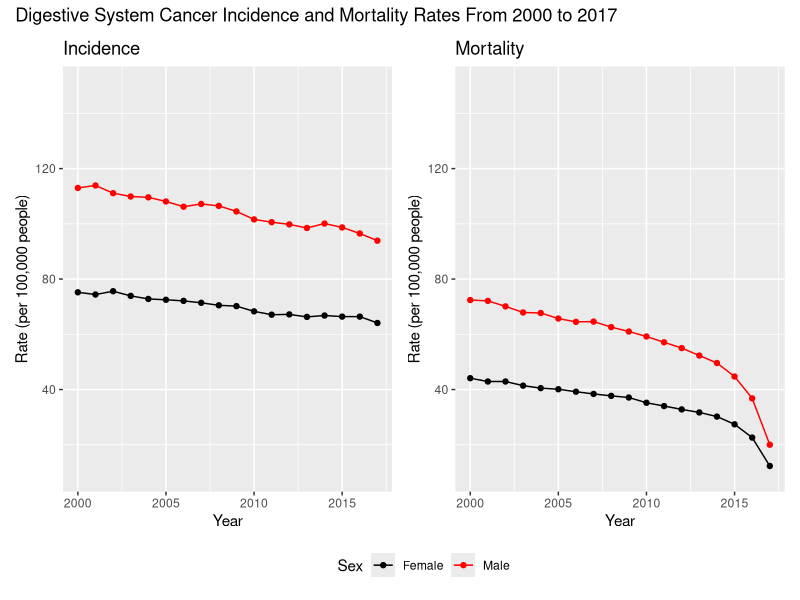
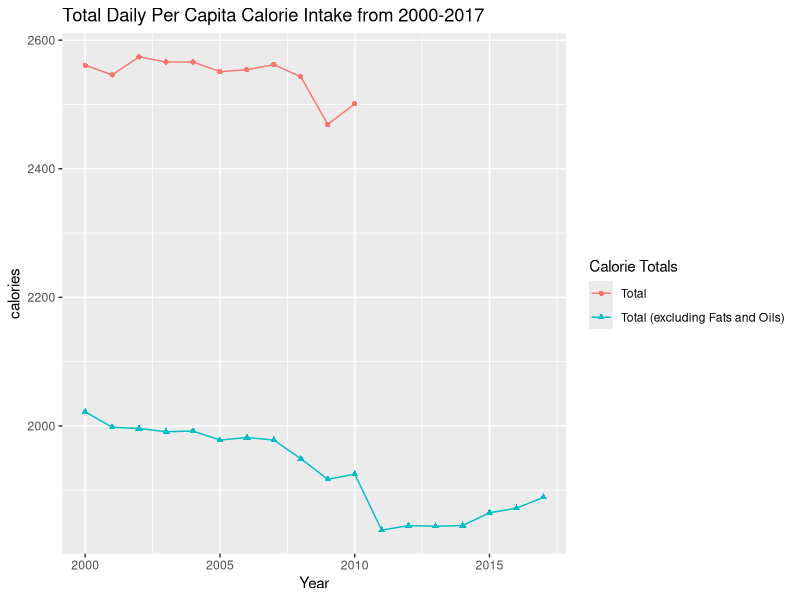
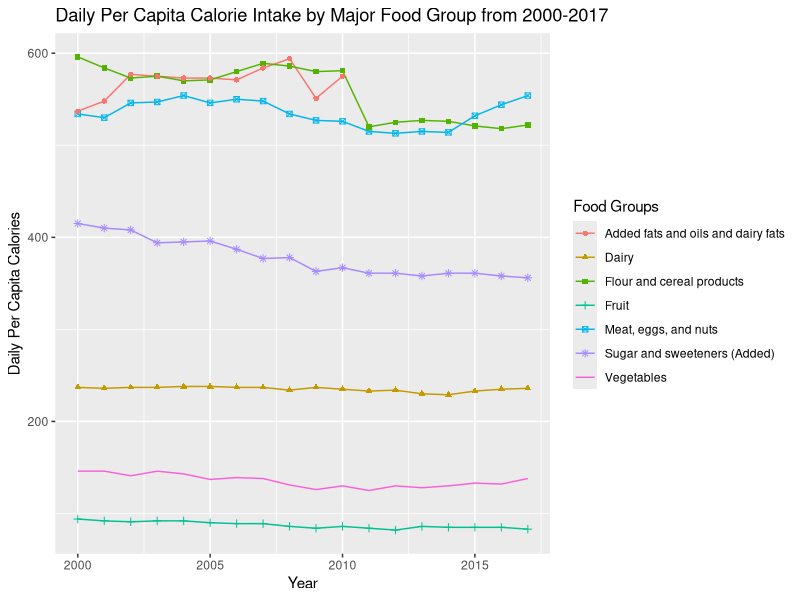
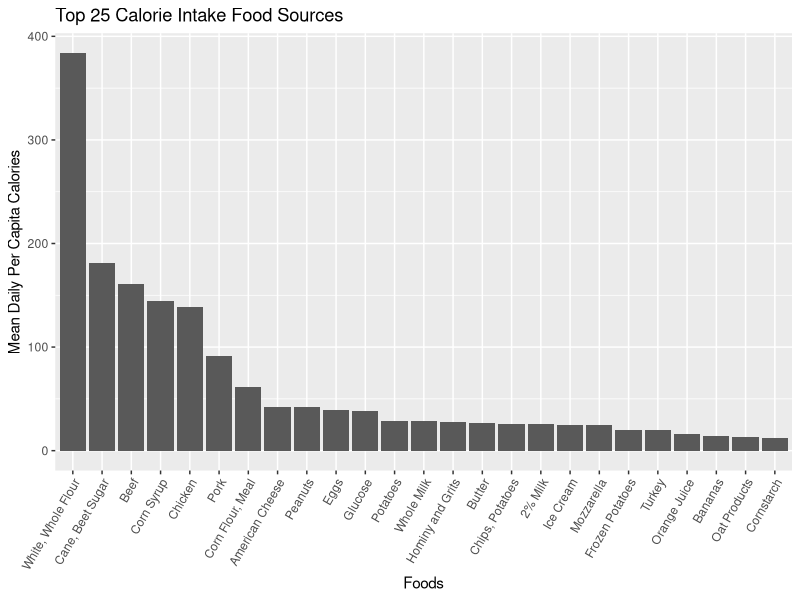
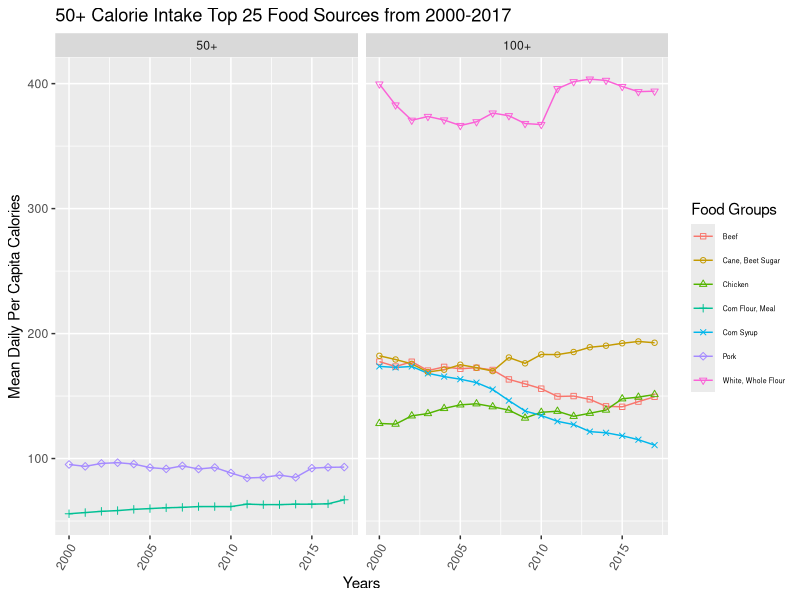
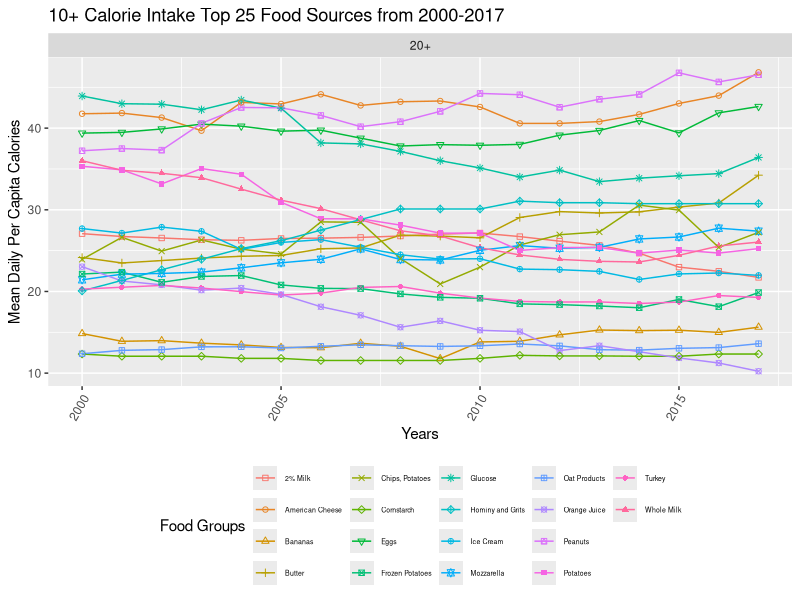
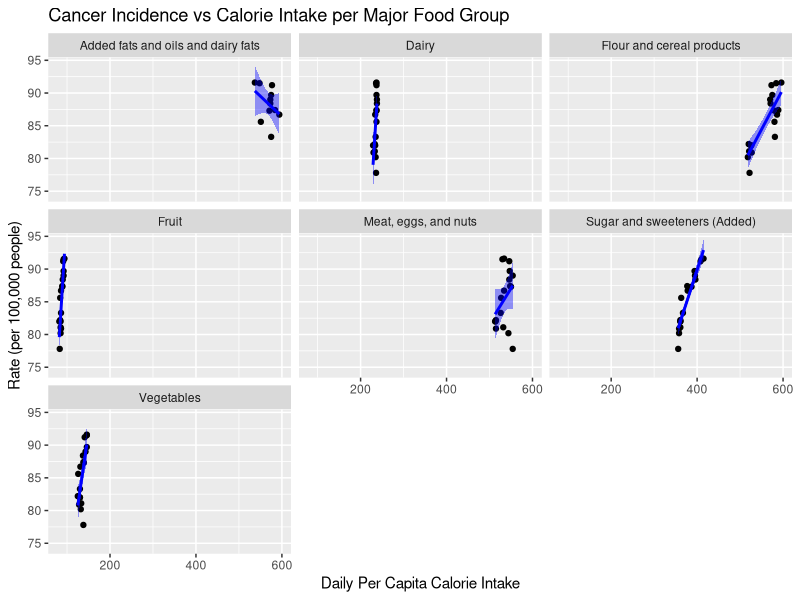
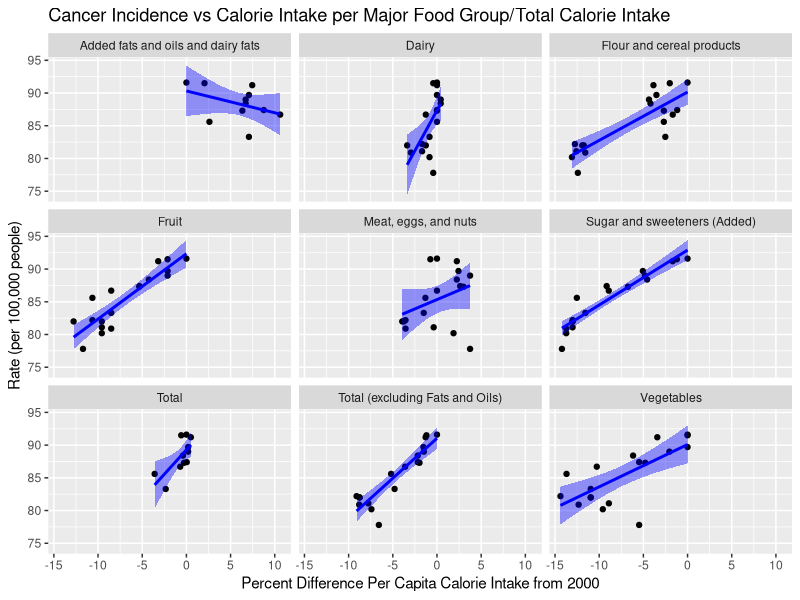

Recreate these plots in R, in order.
## ---- chunk 1
#install.packages("grid")
#install.packages("gridExtra")
#install.packages("scales")
#install.packages("patchwork")
library(ggplot2)
library(tidyverse)
library(grid)
require(gridExtra)
require(scales)
library(dplyr)
library(patchwork)

## ---- chunk 2
dairy <- read_csv("resources/processed_data/dairy.csv")
fats <- read_csv("resources/processed_data/fats.csv")
fruits <- read_csv("resources/processed_data/fruits.csv")
grains <- read_csv("resources/processed_data/grains.csv")
incidence <- read_csv("resources/processed_data/incidence.csv")
meateggsnuts <- read_csv("resources/processed_data/meateggsnuts.csv")
mortality <- read_csv("resources/processed_data/mortality.csv")
sugars <- read_csv("resources/processed_data/sugars.csv")
vegetables <- read_csv("resources/processed_data/vegetables.csv")
total_cals <- read_csv("resources/processed_data/total.csv")

tidy_calorie_data <- function(food_table) {
  df <- subset(gather(food_table, food_group, calories, colnames(food_table), -Year), Year > 1999)
  return(df)
}
## ---- chunk 3

# generates the cancer incidence plots
inc <-ggplot(data=incidence)+
  geom_line(aes(x=Year, y=Rate, color=Sex)) +
  geom_point(aes(x=Year, y=Rate, color=Sex))+
  scale_color_manual(values=c("black", "red", "blue"))+
  theme(legend.position = "none")+
  ggtitle("Incidence")+
  ylim(10, 150)+
  ylab("Rate (per 100,000 people)")

# generates the cancer mortality plots
mort <- ggplot(data=mortality)+
  geom_line(aes(x=Year, y=Rate, color=Sex)) +
  geom_point(aes(x=Year, y=Rate, color=Sex))+
  ggtitle("Mortality")+
  ylim(10,150)+
  ylab("Rate (per 100,000 people)")+
  scale_color_manual(values=c("black", "red", "blue"))

#fix axes
# takes the incidence and mortality plots and puts them on the same line with shared legend (1)
combined <- inc + mort & theme(legend.position = "bottom")
combined + plot_layout(guides = "collect") + plot_annotation("Digestive System Cancer Incidence and Mortality Rates From 2000 to 2017")
## ---- chunk 4
# sums all the columns except for the fats and oils column to get the total amount of calories consumed besides the fats and oils
total_cals$`Total (excluding Fats and Oils)` <- rowSums(total_cals[,c(2:6, 8)])

# creates two separate dfs: one for the food groups (tidy_total) and one for the totals (tidy_all)
tidy_total = tidy_calorie_data(total_cals[-c(9,10)])
tidy_all = tidy_calorie_data(total_cals[c(1,9:10)])

cbPalette <- c("#999999", "#E69F00", "#56B4E9", "#009E73", "#F0E442", "#0072B2", "#D55E00", "#CC79A7")
# graph of the per capita total calorie intake and total calorie intake excluding fats and oils
ggplot(data=tidy_all) +
  geom_line(aes(x=Year, y=calories, color=food_group)) +
  geom_point(aes(x=Year, y=calories, color=food_group, shape=food_group))+
  labs(color = "Calorie Totals", shape = "Calorie Totals")+
  ggtitle("Total Daily Per Capita Calorie Intake from 2000-2017")

# graph of the per capita calorie intake by major food groups
ggplot(data=tidy_total) +
  scale_fill_manual(values=cbPalette)+
  geom_line(aes(x=Year, y=calories, color=food_group)) +
  geom_point(aes(x=Year, y=calories, color=food_group, shape=food_group))+
  ylab("Daily Per Capita Calories")+
  labs(color = "Food Groups", shape = "Food Groups")+
  ggtitle("Daily Per Capita Calorie Intake by Major Food Group from 2000-2017")

## ---- chunk 5
# merges all the separate food group dataframes into one dataframe joined by year
allfoods <- merge(meateggsnuts, sugars, by="Year")
allfoods <- merge(allfoods, dairy, by="Year")
allfoods <- merge(allfoods, fats, by="Year")
allfoods <- merge(allfoods, fruits, by="Year")
allfoods <- merge(allfoods, grains, by="Year")
allfoods <- merge(allfoods, vegetables, by="Year")

# converts the dataframe into a tidy format and changes the calorie values into numeric
allfoods_tidy <- tidy_calorie_data(allfoods)
allfoods_tidy$calories <- as.numeric(allfoods_tidy$calories)
allfoods_na <- allfoods_tidy %>% dplyr::group_by(food_group) %>% dplyr::filter(!any(is.na(calories)))

# gets the percent difference from 2000 for each year for each food
allfoods_tidy <- allfoods_tidy %>% dplyr::group_by(food_group) %>%
  dplyr::mutate(perc_dif = round((calories-first(calories))/first(calories)*100, 4))

# makes a dataframe for the mean calorie intake for each food
meanfoods <- allfoods_tidy %>% dplyr::group_by(food_group) %>% dplyr::summarise(Mean = round(mean(calories, na.rm = TRUE), 2))

# takes the top 25 foods that have the highest mean calorie intake for analysis and gets rid of foods that have na values for certain years
topfoods <- head(meanfoods %>% arrange(desc(Mean)), 25)
meannafoods <- allfoods_na %>% dplyr::group_by(food_group) %>% dplyr::summarise(Mean = round(mean(calories, na.rm = TRUE), 2))
topnafoods <- head(meannafoods %>% arrange(desc(Mean)), 25)

# bar graph of the top 25 foods that contribute the most to total caloric intake
topnafoods %>%
  mutate(food_group=factor(food_group, levels=food_group)) %>%
  ggplot()+
    geom_bar(aes(x=food_group, y=Mean), stat="identity") +
    ylab("Mean Daily Per Capita Calories")+
    xlab("Foods")+
    ggtitle("Top 25 Calorie Intake Food Sources")+
    theme(axis.text.x = element_text(angle=60, hjust=1))

# splits the 25 foods into low medium and high to increase clarity of the line plot
topnafoods_tidy <- subset(allfoods_tidy, food_group %in% topnafoods$food_group)
topnafoods_tidy$calories_consumed <- cut(topnafoods_tidy$calories, breaks = c(0,50,100,500), label=c("20+", "50+", "100+"))

medhighfoods <- subset(topnafoods_tidy, calories_consumed %in% c("100+", "50+"))
lowfoods <- subset(topnafoods_tidy, calories_consumed %in% c("20+"))

# line plot of the top 25 foods
ggplot(data=medhighfoods) +
  geom_line(aes(x=Year, y=calories, color=food_group)) +
  geom_point(aes(x=Year, y=calories, color=food_group, shape=food_group))+
  ggtitle("50+ Calorie Intake Top 25 Food Sources from 2000-2017")+
  ylab("Mean Daily Per Capita Calories")+
  xlab("Years")+
  labs(color = "Food Groups", shape = "Food Groups")+
  facet_wrap(~calories_consumed) +
  theme(axis.text.x = element_text(angle=60, hjust=1))+
  theme(legend.position = "right", legend.text=element_text(size=5))+
  scale_shape_manual(values = 0:25)

ggplot(data=lowfoods) +
  geom_line(aes(x=Year, y=calories, color=food_group)) +
  geom_point(aes(x=Year, y=calories, color=food_group, shape=food_group))+
  ggtitle("10+ Calorie Intake Top 25 Food Sources from 2000-2017")+
  ylab("Mean Daily Per Capita Calories")+
  xlab("Years")+
  guides(fill=guide_legend(ncol=2))+
  labs(color = "Food Groups", shape = "Food Groups")+
  facet_wrap(~calories_consumed) +
  theme(axis.text.x = element_text(angle=60, hjust=1))+
  theme(legend.position = "bottom", legend.text=element_text(size=5))+
  scale_shape_manual(values = 0:25)


## ---- chunk 6
# uses the combined sex since male and female cancer have the same trend
sub_inc <- read_csv("resources/processed_data/combined_incidence.csv")

# used to combine the incidence and major food group/total calories dataframes then tidy
total_cals_inc = merge(total_cals, sub_inc, by="Year")
canc_cals_tidy <- gather(total_cals_inc, food_group, calories, colnames(total_cals_inc)[!colnames(total_cals_inc) %in% c("Year", "Sex", "Population", "Cases")], -c(Year, Rate))
canc_cals_tidy <- canc_cals_tidy[complete.cases(canc_cals_tidy),]

# Splits the dataframe into the major food groups and the totals
canc_food_tidy <- subset(canc_cals_tidy, !food_group %in% c("Total", "Total (excluding Fats and Oils)"))
canc_total_tidy <- subset(canc_cals_tidy, food_group %in% c("Total", "Total (excluding Fats and Oils)"))

# Graph between the calories
ggplot(canc_food_tidy, aes(calories, Rate))+
    geom_point()+
    geom_smooth(method=lm, color="blue", fill="blue")+
    ylab("Rate (per 100,000 people)")+
    xlab("Daily Per Capita Calorie Intake")+
    ggtitle("Cancer Incidence vs Calorie Intake per Major Food Group")+
    facet_wrap(~food_group)
## ---- chunk 7
# Gets the percent difference from 2000
canc_cals_tidy <- canc_cals_tidy %>% dplyr::group_by(food_group) %>%
  dplyr::mutate(perc_dif = round((calories-first(calories))/first(calories)*100, 4))

# Creates a dataframe that has the correlation coefficient between the food group/total and cancer incidence and p_value for correlation
canc_cal_cor <- canc_cals_tidy %>% dplyr::group_by(food_group) %>% dplyr::summarise(Correlation = round(cor(perc_dif, Rate), 2))
temp1 <- canc_cals_tidy %>% dplyr::group_by(food_group) %>% dplyr::summarise(p_value = round(cor.test(perc_dif, Rate)$p.value, 4))
canc_cal_cor$p_value <- temp1$p_value

# Cancer Incidence vs total caloric intake and major food groups
ggplot(canc_cals_tidy, aes(perc_dif, Rate))+
    geom_point()+
    geom_smooth(method=lm, color="blue", fill="blue")+
    ylab("Rate (per 100,000 people)")+
    xlab("Percent Difference Per Capita Calorie Intake from 2000")+
    ggtitle("Cancer Incidence vs Calorie Intake per Major Food Group/Total Calorie Intake")+
    facet_wrap(~food_group)

# Correlation coefficients for above graph
canc_cal_cor %>%
  arrange(desc(Correlation)) %>%
  mutate(food_group=factor(food_group, levels=food_group)) %>%
  ggplot(aes(x=food_group, y=Correlation))+
    geom_bar(stat="identity") +
    geom_text(aes(label=p_value), size=2, color="red", position = position_stack(vjust = .5))+
    annotate("text", label = "Red text within bar graph is the p value associated with correlation", x = 5, y = -1, size = 2, colour = "red")+
    ylab("Correlation Coefficient")+
    xlab("Food Groups")+
    ggtitle("Correlation Coefficients of Food Groups/Total Caloric Intake vs Cancer Incidence")+
    theme(axis.text.x = element_text(angle=60, hjust=1))


total_foods_inc = merge(topnafoods_tidy, distinct(canc_cals_tidy[c("Year", "Rate")]), by="Year")


food_inc_cor <- total_foods_inc %>% dplyr::group_by(food_group) %>% dplyr::summarise(Correlation = round(cor(perc_dif, Rate), 2))
temp <- total_foods_inc %>% dplyr::group_by(food_group) %>% dplyr::summarise(p_value = round(cor.test(perc_dif, Rate)$p.value, 4))
food_inc_cor$p_value <- temp$p_value

# Cancer incidence and top 25 food calories
ggplot(total_foods_inc, aes(perc_dif, Rate))+
    geom_point()+
    geom_smooth(method=lm, color="blue", fill="blue")+
    ylab("Rate (per 100,000 people)")+
    xlab("Percent Difference Per Capita Calorie Intake from 2000")+
    ggtitle("Cancer Incidence vs Calorie Intake per Top 25 Foods")+
    theme(axis.text.x = element_text(size=5.5, angle = 45))+
    facet_wrap(~food_group)


# Correlation coefficients for above graph
food_inc_cor %>%
  arrange(desc(Correlation)) %>%
  mutate(food_group=factor(food_group, levels=food_group)) %>%
  ggplot(aes(x=food_group, y=Correlation))+
    geom_bar(stat="identity") +
    geom_text(aes(label=p_value), size=2, color="red", position = position_stack(vjust = .5))+
    annotate("text", label = "Red text within bar graph is the p value associated with correlation", x = 5, y = -1, size = 2, colour = "red")+
    ylab("Correlation Coefficient")+
    xlab("Foods")+
    ggtitle("Correlation Coefficients of Top 25 Foods vs Cancer Incidence")+
    theme(axis.text.x = element_text(angle=60, hjust=1))


# total_cals_inc$`Sugar and sweeteners (Added)`
# ggplot(total_cals_inc) +
#   geom_point(aes(`Sugar and sweeteners (Added)`, Rate, color=Sex))
#
# sugar_inc = merge(sugars, sub_inc, by="Year")
# sugar_inc$`Cane and Beet Sugar`
# ggplot(sugar_inc) +
#   geom_point(aes(`Cane and Beet Sugar`, Rate, color=Sex))
#
# meat_inc = merge(meateggsnuts, sub_inc, by="Year")
# ggplot(meat_inc) +
#   geom_point(aes(Peanuts, Rate, color=Sex))
#
# cor(meat_inc$Beef, test$Rate)
# cor.test(meat_inc$Beef, test$Rate)

## ---- chunk 8
# uses the combined sex since male and female cancer have the same trend
sub_mort <- read_csv('resources/processed_data/combined_mortality.csv')

# merges the major food groups and total calorie data set with the mortality data set
total_cals_mort = merge(total_cals, sub_mort, by="Year")

# Same process of cleaning and manipulation as the incidence
mort_cals_tidy <- gather(total_cals_mort, food_group, calories, colnames(total_cals_mort)[!colnames(total_cals_mort) %in% c("Year", "Sex", "Population", "Cases")], -c(Year, Rate))
mort_cals_tidy <- mort_cals_tidy[complete.cases(mort_cals_tidy),]

# gets percent difference
mort_cals_tidy <- mort_cals_tidy %>% dplyr::group_by(food_group) %>%
  dplyr::mutate(perc_dif = round((calories-first(calories))/first(calories)*100, 4))

#splits into food groups and total calories
mort_food_tidy <- subset(mort_cals_tidy, !food_group %in% c("Total", "Total (excluding Fats and Oils)"))

mort_total_tidy <- subset(mort_cals_tidy, food_group %in% c("Total", "Total (excluding Fats and Oils)"))


# mort_cal_cor <- mort_cals_tidy %>% dplyr::group_by(food_group) %>% dplyr::summarise(Correlation = round(cor(perc_dif, Rate), 2))
# temp <- mort_cals_tidy %>% dplyr::group_by(food_group) %>% dplyr::summarise(p_value = round(cor.test(perc_dif, Rate)$p.value, 4))
# mort_cal_cor$p_value <- temp$p_value


# # Keep this graph (5)
# ggplot(mort_food_tidy, aes(perc_dif, Rate))+
#     geom_point()+
#     geom_smooth(method=lm, color="blue", fill="blue")+
#     facet_wrap(~food_group)
#
# # Keep this graph (6)
# ggplot(mort_total_tidy, aes(perc_dif, Rate))+
#     geom_point()+
#     geom_smooth(method=lm, color="blue", fill="blue")+
#     facet_wrap(~food_group)
#
# # Keep this graph (7)
# mort_cal_cor %>%
#   arrange(desc(Correlation)) %>%
#   mutate(food_group=factor(food_group, levels=food_group)) %>%
#   ggplot(aes(x=food_group, y=Correlation))+
#     geom_bar(stat="identity") +
#     geom_text(aes(label=p_value), size=2, color="red", position = position_stack(vjust = .5))+
#     annotate("text", label = "Red text within bar graph is the p value associated with correlation", x = 5, y = -1, size = 2, colour = "red")+
#     theme(axis.text.x = element_text(angle=60, hjust=1))

#combines all foods with mortality dataframe then gets correlation between top foods and mortality for graphs
total_foods_mort = merge(topnafoods_tidy, distinct(mort_cals_tidy[c("Year", "Rate")]), by="Year")
food_mort_cor <- total_foods_mort %>% dplyr::group_by(food_group) %>% dplyr::summarise(Correlation = round(cor(perc_dif, Rate), 2))
temp <- total_foods_mort %>% dplyr::group_by(food_group) %>% dplyr::summarise(p_value = round(cor.test(perc_dif, Rate)$p.value, 4))
food_mort_cor$p_value <- temp$p_value

# # Keep this graph (5)
# ggplot(total_foods_mort, aes(perc_dif, Rate))+
#     geom_point()+
#     geom_smooth(method=lm, color="blue", fill="blue")+
#     facet_wrap(~food_group)
#
#
# # Keep this graph (7)
# food_mort_cor %>%
#   arrange(desc(Correlation)) %>%
#   mutate(food_group=factor(food_group, levels=food_group)) %>%
#   ggplot(aes(x=food_group, y=Correlation))+
#     geom_bar(stat="identity") +
#     geom_text(aes(label=p_value), size=2, color="red", position = position_stack(vjust = .5))+
#     annotate("text", label = "Red text within bar graph is the p value associated with correlation", x = 5, y = -1, size = 2, colour = "red")+
#     theme(axis.text.x = element_text(angle=60, hjust=1))


# Comparison between top 25 foods for cancer incidence and mortality
foods_inc <- food_inc_cor %>%
  arrange(desc(Correlation)) %>%
  mutate(food_group=factor(food_group, levels=food_group)) %>%
  ggplot(aes(x=food_group, y=Correlation))+
    geom_bar(stat="identity") +
    ggtitle("Incidence")+
    ylim(-1, 1)+
    xlab("Foods")+
    theme(axis.text.x = element_text(angle=60, hjust=1, size=8))

foods_mort <- food_mort_cor %>%
  arrange(desc(Correlation)) %>%
  mutate(food_group=factor(food_group, levels=food_group)) %>%
  ggplot(aes(x=food_group, y=Correlation))+
    geom_bar(stat="identity") +
    ggtitle("Mortality")+
    ylim(-1, 1)+
    xlab("Foods")+
    theme(axis.text.x = element_text(angle=60, hjust=1, size=8))

combined_foods <- foods_inc + foods_mort
combined_foods + plot_layout(guides = "collect") + plot_annotation("Incidence Top Food Correlations vs Mortality Top Food Correlations")
